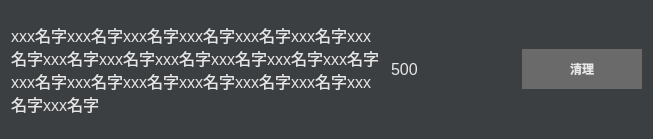
<?xml version="1.0" encoding="UTF-8"?>
<ui version="4.0">
 <class>Form_root</class>
 <widget class="QWidget" name="Form_root">
  <property name="geometry">
   <rect>
    <x>0</x>
    <y>0</y>
    <width>653</width>
    <height>139</height>
   </rect>
  </property>
  <property name="windowTitle">
   <string>Form</string>
  </property>
  <property name="styleSheet">
   <string notr="true">*{
background-color:#3c3f42;
color: #e6e6e6;
}

*:disabled {
    background-color: #3c3f42;
    color: #afafaf;
    cursor: not-allowed;

}
QListWidget:disabled,QTextEdit:disabled,QLineEdit:disabled,QTabWidget:disabled{
background-color:rgb(40, 40, 40);
}
QTextBrowser:disabled{
background-color:rgb(40, 40, 40);
color: rgb(152, 197, 150);
}


QCheckBox:hover,QRadioButton:hover {
color: white;
}


QPushButton:disabled {
    background-color: rgb(80, 80, 80);
    color: #afafaf;
    cursor: not-allowed;

}

QPushButton:hover {

font-weight: bold;
background-color:rgb(84, 84, 84);
color: white;
border-radius: 2pt;

}

QPushButton{
font-weight: bold;
background-color:rgb(106, 106, 106);
color: #e6e6e6;
border-radius: 2pt;
}

QTextBrowser,QListWidget,QTextEdit,QLineEdit,QTabWidget{
background-color:rgb(40, 40, 40);
color: rgba(152, 197, 150, 185);
font-size:12pt;
}

QTextBrowser:hover,QTextEdit:hover,QLineEdit:hover{
background-color:rgb(40, 40, 40);
color: rgb(152, 197, 150);
font-size:12pt;
}




QRadioButton,QCheckBox {
        border: none;
        border-radius: 9px;
}
QRadioButton::indicator,QCheckBox::indicator{
    background-color: rgb(42, 45, 66);
    border: 0px solid #b1b1b1;
    width: 18px;
    height: 18px;
    border-radius: 9px;
}

QRadioButton::indicator:checked,QCheckBox::indicator:checked {
    background-color: #ebf905;
    border-color: #ebf905;
}

QMenuBar { background-color: transparent; }
QMenuBar::item { background-color: transparent; }
QMenuBar::item:selected { background-color:transparent; color: #ffffff;}
QMenu { background-color: transparent; }
QMenu::item { background-color: transparent; }
QMenu::item:selected { background-color: transparent; color: #ffffff; }

</string>
  </property>
  <layout class="QHBoxLayout" name="horizontalLayout" stretch="3,1,1">
   <item>
    <widget class="QLabel" name="label_name">
     <property name="font">
      <font>
       <pointsize>12</pointsize>
      </font>
     </property>
     <property name="styleSheet">
      <string notr="true">QLabel {
    background-color: transparent;
}</string>
     </property>
     <property name="text">
      <string>xxx名字xxx名字xxx名字xxx名字xxx名字xxx名字xxx名字xxx名字xxx名字xxx名字xxx名字xxx名字xxx名字xxx名字xxx名字xxx名字xxx名字xxx名字xxx名字xxx名字xxx名字</string>
     </property>
     <property name="wordWrap">
      <bool>true</bool>
     </property>
    </widget>
   </item>
   <item>
    <widget class="QLabel" name="label_size">
     <property name="font">
      <font>
       <pointsize>12</pointsize>
      </font>
     </property>
     <property name="autoFillBackground">
      <bool>false</bool>
     </property>
     <property name="styleSheet">
      <string notr="true">QLabel {
    background-color: transparent;
}</string>
     </property>
     <property name="text">
      <string>500</string>
     </property>
     <property name="wordWrap">
      <bool>true</bool>
     </property>
    </widget>
   </item>
   <item>
    <widget class="QPushButton" name="btn_clean_history">
     <property name="minimumSize">
      <size>
       <width>80</width>
       <height>40</height>
      </size>
     </property>
     <property name="maximumSize">
      <size>
       <width>120</width>
       <height>40</height>
      </size>
     </property>
     <property name="font">
      <font>
       <weight>75</weight>
       <bold>true</bold>
      </font>
     </property>
     <property name="text">
      <string>清理</string>
     </property>
    </widget>
   </item>
  </layout>
 </widget>
 <resources/>
 <connections/>
</ui>
